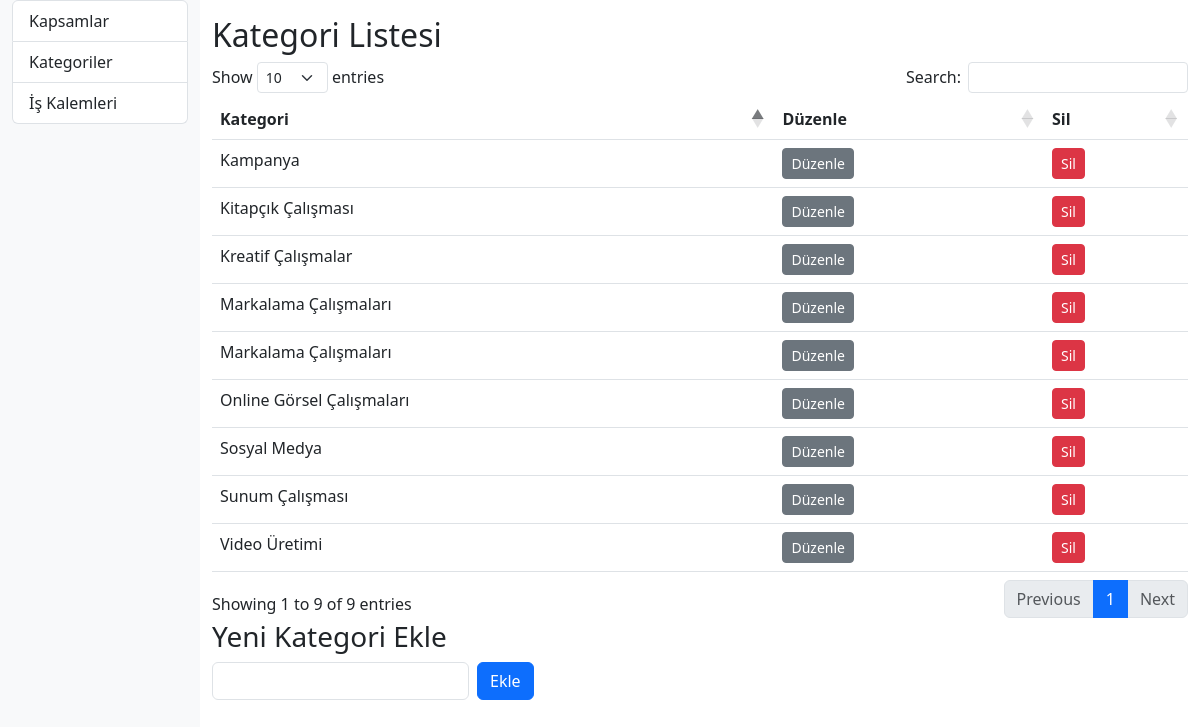
The page /index.php?page=kategoriler on the database as committed earlier.
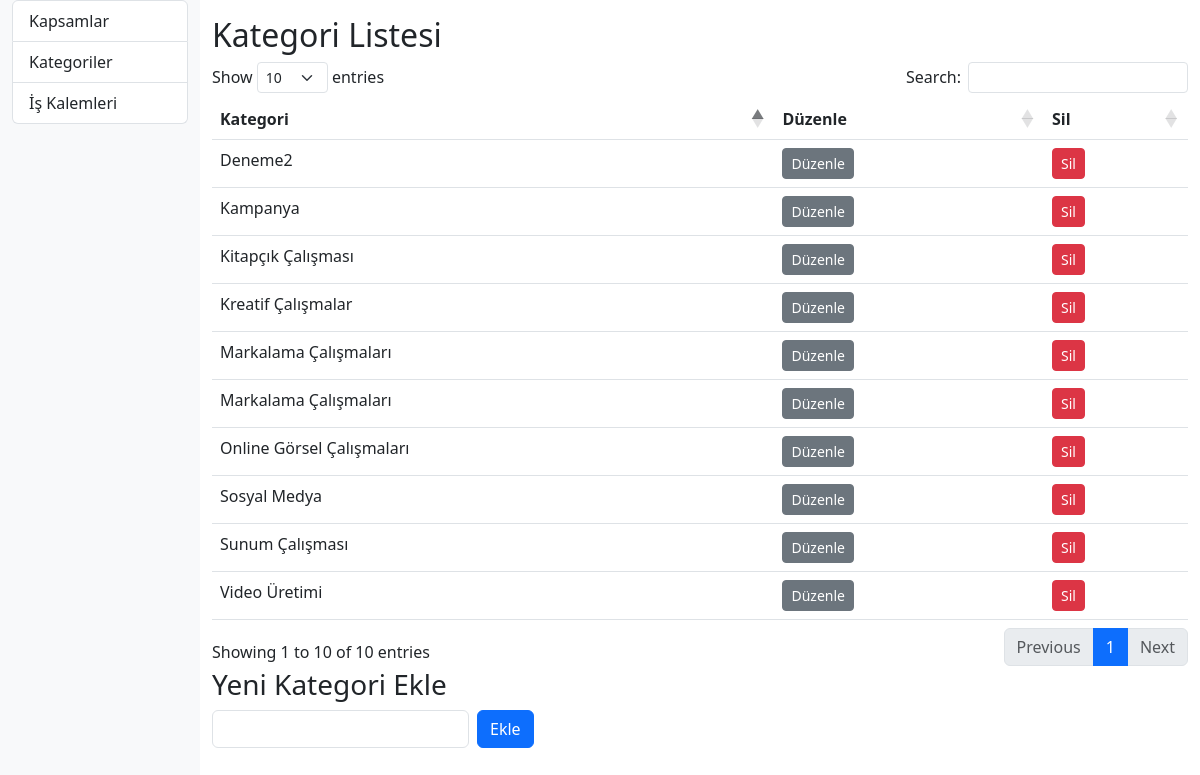
The same page on the database as committed later.
### tables this page shows
CREATE TABLE `categories` (
  `id` int(11) NOT NULL,
  `name` varchar(255) NOT NULL
);

### kategoriler.php (the view, shortened to what this page needs)
<?php
include 'db.php';
$duzenleKategori = null;
$kategoriler = $pdo->query('SELECT * FROM categories')->fetchAll();
?>
<h2>Kategori Listesi</h2>
<table class="table datatable" id="kategoriler-table">
    <thead>
        <tr><th>Kategori</th><th>Düzenle</th><th>Sil</th></tr>
    </thead>
    <tbody>
    <?php foreach ($kategoriler as $kategori): ?>
        <tr>
            <td><?= htmlspecialchars($kategori['name']) ?></td>
            <td>
                <a href="?page=kategoriler&edit_id=<?= $kategori['id'] ?>" class="btn btn-sm btn-secondary">Düzenle</a>
            </td>
            <td>
                <form method="post" onsubmit="return confirm('Silinsin mi?');" class="d-inline">
                    <button class="btn btn-sm btn-danger">Sil</button>
                </form>
            </td>
        </tr>
    <?php endforeach; ?>
    </tbody>
</table>
<?php if ($duzenleKategori): ?>
<h3>Kategoriyi Düzenle</h3>
<form method="post" class="row g-2 mb-3">
    <div class="col-auto">
        <input class="form-control" name="kategori_adi" value="<?= htmlspecialchars($duzenleKategori['name']) ?>" required>
        <input type="hidden" name="edit_id" value="<?= $duzenleKategori['id'] ?>">
    </div>
    <div class="col-auto">
        <button class="btn btn-success">Güncelle</button>
        <a href="?page=kategoriler" class="btn btn-secondary">İptal</a>
    </div>
</form>
<?php else: ?>
<h3>Yeni Kategori Ekle</h3>
<form method="post" class="row g-2 mb-3">
    <div class="col-auto">
        <input class="form-control" name="kategori_adi" required>
    </div>
    <div class="col-auto">
        <button class="btn btn-primary">Ekle</button>
    </div>
</form>
<?php endif; ?>

### index.php (shortened to what this page needs)
<?php
include 'header.php';
?>
<div class="row">
    <div class="col-md-2 bg-light min-vh-100">
        <?php include 'sidebar.php'; ?>
    </div>
    <div class="col-md-10 pt-3">
        <?php
        if (isset($_GET['page'])) {
            $page = $_GET['page'];
            $allowed = ['kapsamlar', 'kategoriler', 'is_kalemleri', 'kapsam_olustur'];
            if (in_array($page, $allowed)) {
                include $page . '.php';
            } else {
                echo '<p>Geçersiz sayfa.</p>';
            }
        } else {
            include 'kapsamlar.php';
        }
        ?>
    </div>
</div>
<?php include 'footer.php'; ?>

Rows that differ between the two databases and show on the page:
added categories: name "Deneme2"
Other text that changed with them:
text written by a page script: "Show entries Search: Showing 1 to 9 of 9 entries Previous 1 Next" → "Show entries Search: Showing 1 to 10 of 10 entries Previous 1 Next"
